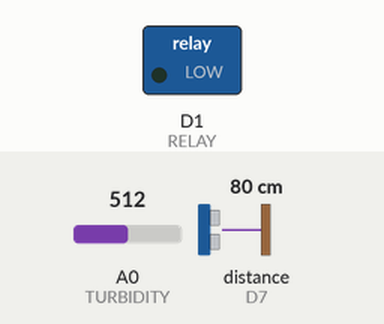
Bench run of a sketch on a simulated ESP8266 (NodeMCU). On the bench: switched loads named in the sketch (green lamp = pin HIGH). Wiring (inferred from the names in the program): ultrasonic range finder: trigger D6; echo D7. The test bench sets the inputs (shaded band); at power-on: A0 (TURBIDITY) = 512, distance to the obstacle (sensor on D7) 80 cm. The echo pulse lasts 58.3 µs per cm; WiFi joins after 1.5 s; servers stay silent unless stated; uploads are accepted with an empty reply; pins used as bus, display or sensor lines are not drawn; what the sketch prints to the serial monitor is not drawn.

Above: at 0.3 s.
Timing chart, 0 to 1.8 s (numbered marks = the images above):
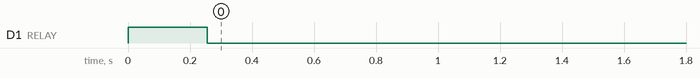

Measured:
- by itself, D1 (RELAY): HIGH → LOW at 0.26 s

The sketch:

AquaGuard.ino
```cpp
#include <ESP8266WiFi.h>
#include <ESP8266HTTPClient.h>

#define TURBIDITY A0
#define ULTRASONIC_TRIG D6
#define ULTRASONIC_ECHO D7
#define RELAY D1

const char* SSID_ = "Astesia";
const char* PASSWORD = "abcd@1234";

const char* SERVER_URL = "http://192.168.137.1:2004/set-sensor-data";

void setup() {
  Serial.begin(9200);
  pinMode(TURBIDITY, INPUT);
  pinMode(ULTRASONIC_TRIG, OUTPUT);
  pinMode(ULTRASONIC_ECHO, INPUT);
  pinMode(RELAY, OUTPUT);

  digitalWrite(LED_BUILTIN, LOW);
  digitalWrite(ULTRASONIC_TRIG, LOW);

  turnRelay(0);
}

void loop() {
  delay(250);
  digitalWrite(LED_BUILTIN, HIGH);

  int relayStatus;
  int waterLevel = getWaterLevel();
  int waterQuality = getWaterQuality();

  if (waterLevel >= 12) {
    turnRelay(1);
    relayStatus = 1;
  } else if (waterLevel <= 1) {
    turnRelay(0);
    relayStatus = 0;
  }

  if (WiFi.status() == WL_CONNECTED) {
    WiFiClient wifi;
    HTTPClient http;
    http.begin(wifi, SERVER_URL);
    http.addHeader("Content-Type", "application/json");

    String payload = "{\"level\":" + String(waterLevel) +
                     ",\"quality\":" + String(waterQuality) +
                     ",\"relay\":" + String(relayStatus) + "}";
    Serial.print("Client request : ");
    Serial.println(payload);
    int httpResponseCode = http.POST(payload);

    if (httpResponseCode != 200) {
      for (int i = 0; i < 4; i++) {
        digitalWrite(LED_BUILTIN, LOW);
        delay(100);
        digitalWrite(LED_BUILTIN, HIGH);
        delay(100);
      }
    }

    http.end();
  } else {
    connectToWiFi();
  }

  delay(250);
  digitalWrite(LED_BUILTIN, LOW);
}

void connectToWiFi() {
  WiFi.begin(SSID_, PASSWORD);
  Serial.print("Connecting to WiFi");
  while (WiFi.status() != WL_CONNECTED) {
    Serial.print(".");
    delay(1000);
  }
  Serial.println("\nConnected to WiFi");
}

int getWaterQuality() {
  return analogRead(TURBIDITY);
}

int getWaterLevel() {
  digitalWrite(ULTRASONIC_TRIG, HIGH);
  delayMicroseconds(10);
  digitalWrite(ULTRASONIC_TRIG, LOW);
  long t = pulseIn(ULTRASONIC_ECHO, HIGH);
  return (t / 2) / 29.1;
}

void turnRelay(int relayControl) {
  switch (relayControl) {
    case 0:
      Serial.println("Relay Status : OFF");
      digitalWrite(RELAY, HIGH);
      break;
    case 1:
      Serial.println("Relay Status : ON");
      digitalWrite(RELAY, LOW);
      break;
  }
}
```
